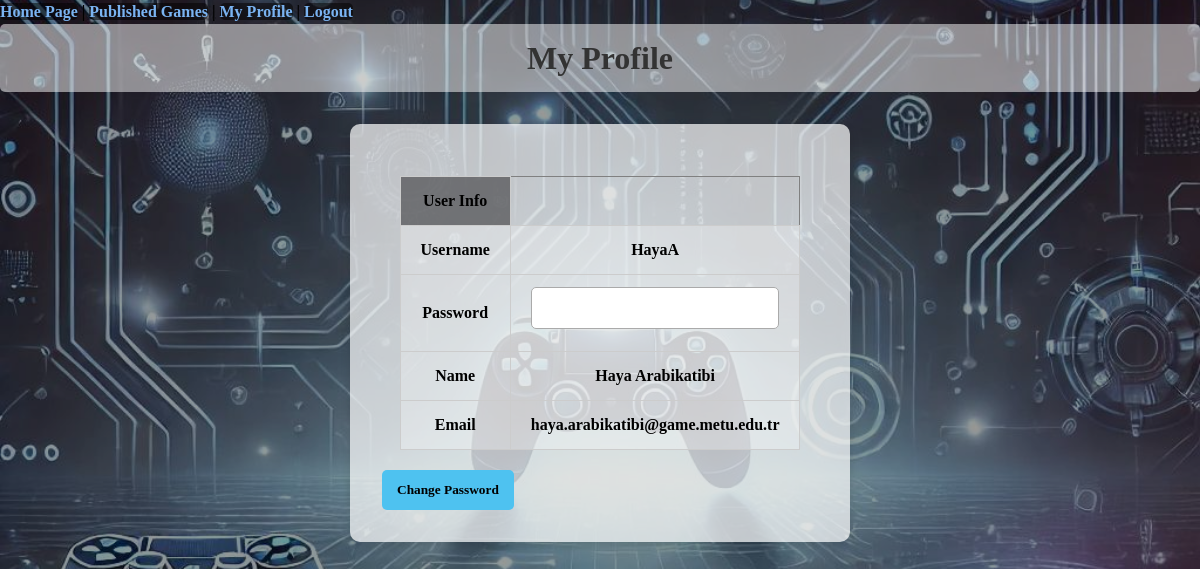
Page /myProfile (signed in) on the committed database.
### tables this page shows
CREATE TABLE User(
        username TEXT PRIMARY KEY,
        password TEXT NOT NULL,
        name TEXT NOT NULL,
        email TEXT NOT NULL,
        isAdmin BOOLEAN NOT NULL
    );

### Main.py (the view)
@app.route("/myProfile", methods=["GET", "POST"])
def myProfile():
    username = session.get("username", None)
    conn = sqlite3.connect("PlatformDB.db")
    c = conn.cursor()
    c.execute("SELECT name, email FROM User WHERE username = ?", (username,))
    row = c.fetchone()
    name = row[0]
    email = row[1]
    conn.close()
    return render_template("myProfile.html", username=username, name=name, email=email)

### templates/myProfile.html (shortened to what this page needs)
<!DOCTYPE html>
<html lang="en">
<head>
    <link rel="stylesheet" href="{{ url_for('static', filename='style.css') }}">
</head>
<body>
<p>
    <a href="/homepage">Home Page</a> |
    {% if isAdmin %}
    <a href="/manageGenres">Manage Genres</a>
    {% else %}
    <a href="/publishGames">Published Games</a>
    {% endif %} |
    <a href="/myProfile">My Profile</a> |
    <a href="/logout">Logout</a>
</p>
<h1>My Profile</h1>
<form method="POST" action="{{ url_for('changePassword') }}">
    <table border="1">
        <thead>
        <tr>
            <th>User Info</th>
        </tr>
        </thead>
        <tbody>
        <tr>
            <td>Username</td>
            <td>{{username}}</td>
        </tr>
        <tr>
            <td>Password</td>
            <td>
                <input type="password" id="password" name="password">
            </td>
        </tr>
        <tr>
            <td>Name</td>
            <td>{{name}}</td>
        </tr>
        <tr>
            <td>Email</td>
            <td>{{email}}</td>
        </tr>
        </tbody>
    </table>
    <input type="submit" value="Change Password">
</form>
</body>
</html>

### static/style.css (style rules this page uses)
* { margin: 0; padding: 0; box-sizing: border-box; }
body, h1, h2, h3, p, form, table, input, button { font-family: "Cascadia Code", serif; line-height: 1.5; font-weight: bold; }
body { color: #000; background: linear-gradient(rgba(0, 0, 0, 0.4), rgba(0, 0, 0, 0.4)), url('/static/website_background.jpg') no-repeat center center fixed; background-size: cover; }
h1, h2 { background-color: rgba(255, 255, 255, 0.5); margin-bottom: 20px; text-align: center; padding: 10px 0; border-radius: 5px; color: #333; }
h1 { font-size: 2em; }
a { color: #7ab3f1; background-color: rgba(2, 0, 0, 0.5); border-radius: 5px; font-weight: bold; text-decoration: none; transition: color 0.2s ease; }
form { margin: 2rem auto; max-width: 500px; padding: 2rem; background-color: rgba(255, 255, 255, 0.7); border-radius: 10px; box-shadow: 0 4px 10px rgba(0, 0, 0, 0.15); }
input[type="text"], input[type="password"], select, textarea { width: 100%; padding: 10px; margin-bottom: 10px; border: 1px solid #aaa; border-radius: 5px; transition: border-color 0.3s, box-shadow 0.3s; }
button, input[type="submit"], input[type="reset"] { background-color: #4ec2f0; font-weight: bold; color: #000; border: none; padding: 10px 15px; cursor: pointer; border-radius: 5px; transition: background-color 0.3s, transform 0.3s, box-shadow 0.3s; }
table { margin: 20px auto; border-collapse: collapse; width: auto; }
table th, table td { padding: 12px 20px; color: #000; background-color: rgba(255, 255, 255, 0.3); border: 1px solid #ccc; text-align: center; }
table th { background-color: rgba(78, 78, 80, 0.7); font-weight: bold; }
table tr { animation: fadeIn 0.5s ease forwards; opacity: 0; }

### rows in the picture
User: username "HayaA", name "Haya Arabikatibi", email "haya.arabikatibi@game.metu.edu.tr"
